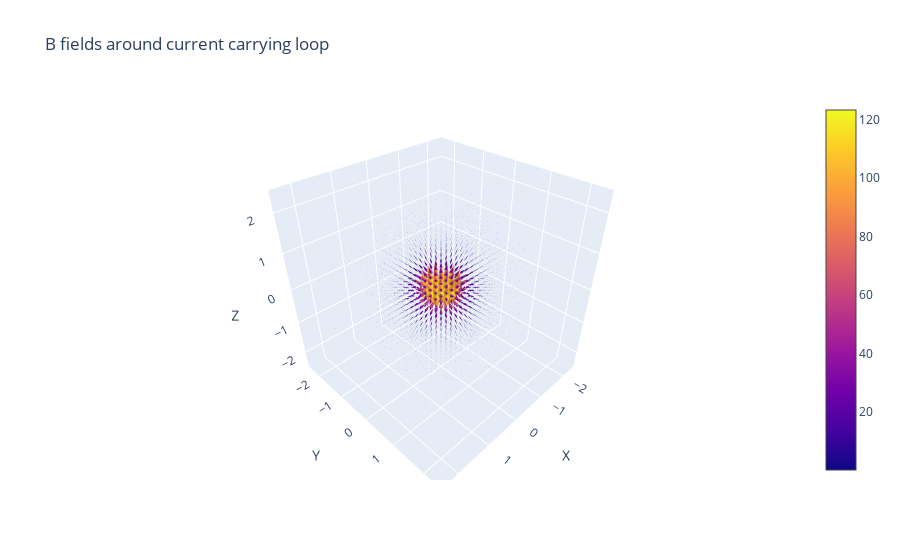

The notebook cell saved with this chart:
### Markdown cell above
## Current Carrying Coil

### Code cell
outputs_coil = field_around_current_carrying_coil(100000000, 
                                                  x_extent=[-2, 2],
                                                  y_extent=[-2, 2],
                                                  z_extent=[-2, 2],
                                                  resolution=25)
plotter(outputs_coil, 
        title = 'B fields around current carrying loop')

### Figure 1 — Plotly figure (JSON) as saved in the notebook; plotly's stock layout.template omitted (floating-point values rounded to 4 significant figures; data arrays with more than 128 entries replaced by an {"elided": "..."} marker saying what was removed)
{"data": [{"anchor": "tail", "sizemode": "scaled", "sizeref": 2, "type": "cone", "u": {"elided": "15625 float values"}, "v": {"elided": "15625 float values"}, "w": {"elided": "15625 float values"}, "x": {"elided": "15625 float values"}, "y": {"elided": "15625 float values"}, "z": {"elided": "15625 float values"}}], "layout": {"scene": {"xaxis": {"title": {"text": "X"}}, "yaxis": {"title": {"text": "Y"}}, "zaxis": {"title": {"text": "Z"}}}, "title": {"text": "B fields around current carrying loop"}}}
